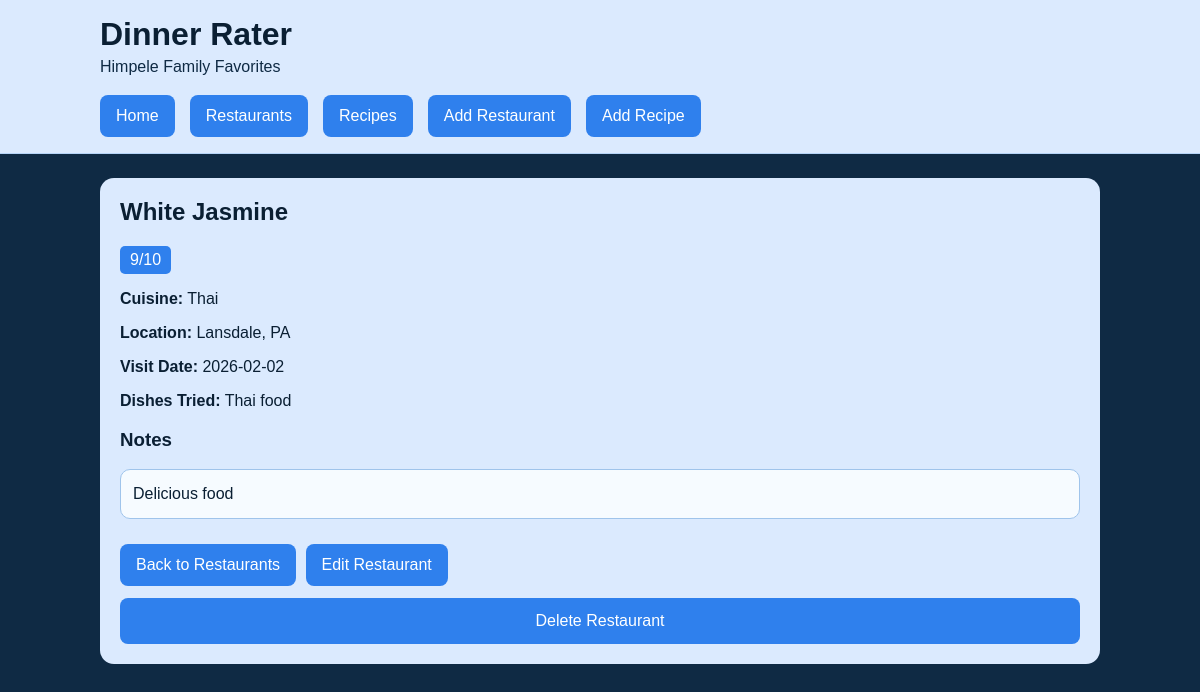
Page /restaurant/1 on the earlier database version.
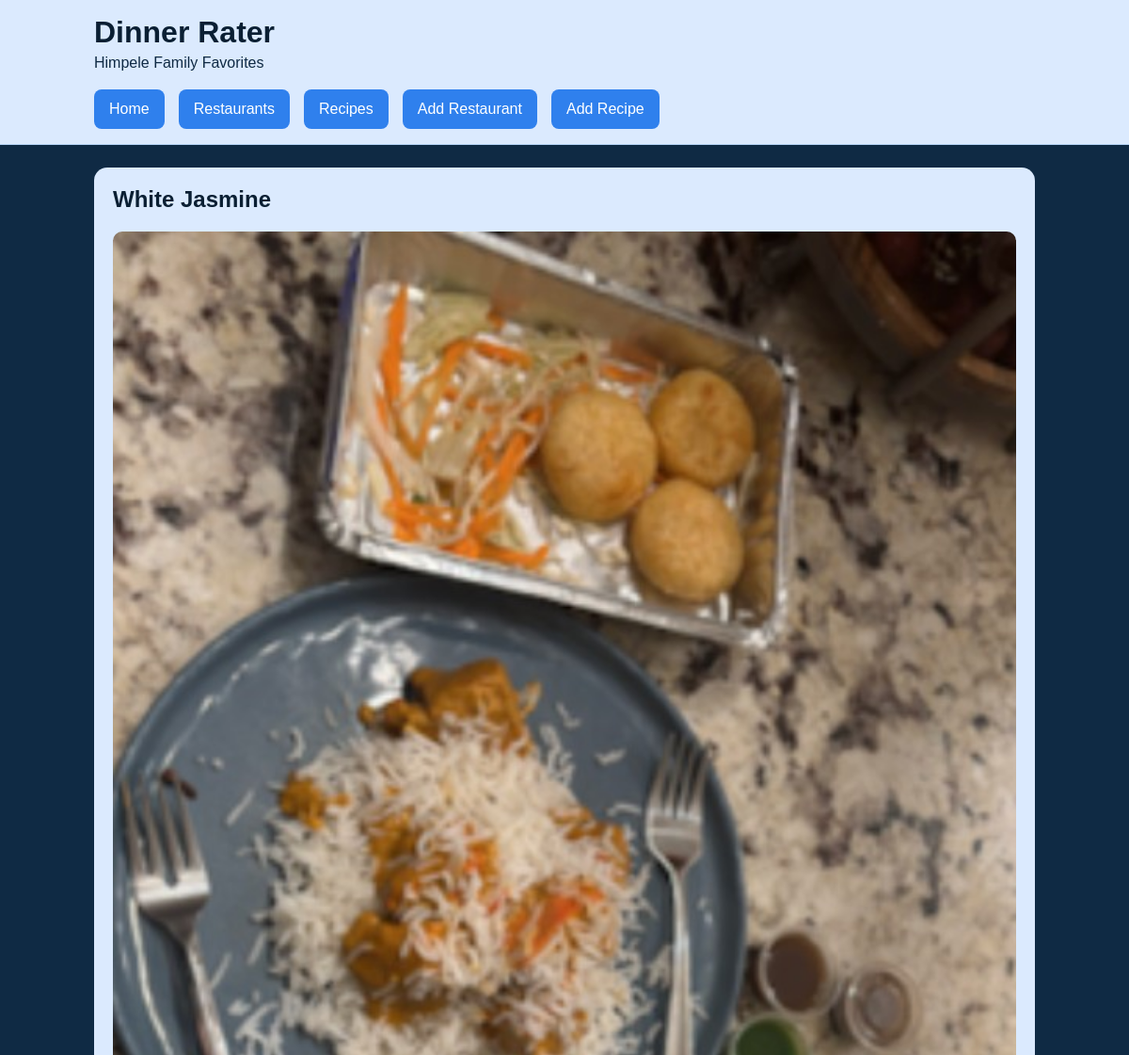
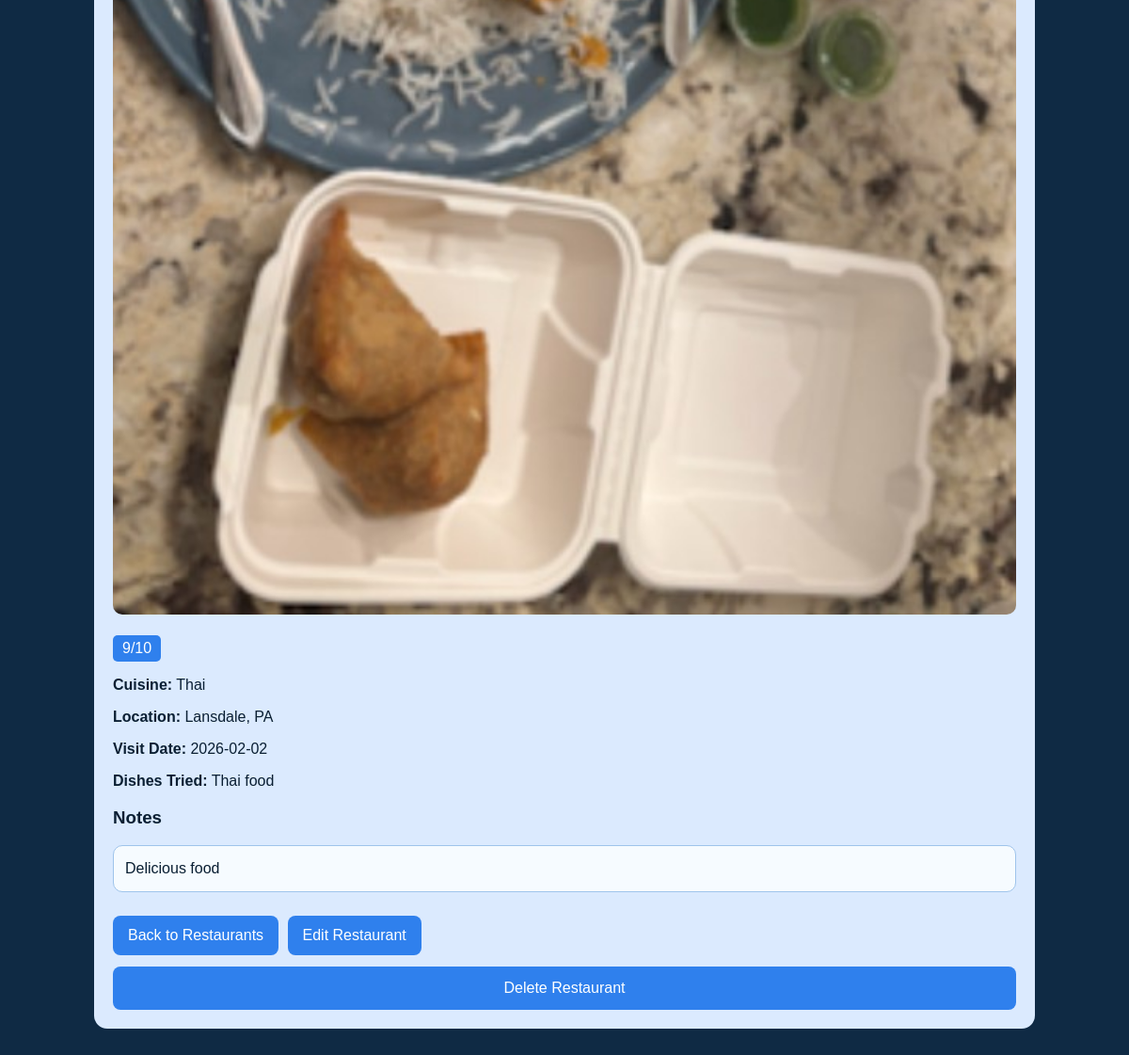
Same page on the later database version (2 pictures, top to bottom).
### tables this page shows
CREATE TABLE restaurants (
            id INTEGER PRIMARY KEY AUTOINCREMENT,
            name TEXT NOT NULL,
            category TEXT NOT NULL,
            description TEXT,
            rating INTEGER NOT NULL,
            image_filename TEXT
        , dishes_tried TEXT, city TEXT, state TEXT, latitude REAL, longitude REAL, attendees TEXT, visit_date TEXT);

### app.py (the view)
@app.route("/restaurant/<int:id>")
def restaurant_detail(id):
    conn = get_db_connection()
    restaurant = conn.execute(
        "SELECT * FROM restaurants WHERE id = ?",
        (id,)
    ).fetchone()
    conn.close()
    return render_template("restaurant_detail.html", restaurant=restaurant)

### app.py (called while the page is built)
def get_db_connection():
    conn = sqlite3.connect(DATABASE)
    conn.row_factory = sqlite3.Row
    return conn

### templates/restaurant_detail.html (shortened to what this page needs)
{% extends "base.html" %}
{% block content %}
<section class="content-section">
    <div class="detail-card">
        {% if restaurant %}
            <h2>{{ restaurant.name }}</h2>
            {% if restaurant.image_filename %}
                <div style="margin: 18px 0;">
                    <img
                        src="{{ url_for('static', filename='uploads/' + restaurant.image_filename) }}"
                        alt="{{ restaurant.name }}"
                        class="detail-image"
                    >
                </div>
            {% endif %}
            {% if restaurant.rating is not none %}
                <p><span class="rating-badge">{{ restaurant.rating }}/10</span></p>
            {% endif %}
            {% if restaurant.category %}
                <p><strong>Cuisine:</strong> {{ restaurant.category }}</p>
            {% endif %}
            {% if restaurant.city or restaurant.state %}
                <p>
                    <strong>Location:</strong>
                    {{ restaurant.city }}{% if restaurant.city and restaurant.state %}, {% endif %}{{ restaurant.state }}
                </p>
            {% endif %}
            {% if restaurant.visit_date %}
                <p><strong>Visit Date:</strong> {{ restaurant.visit_date }}</p>
            {% endif %}
            {% if restaurant.dishes_tried %}
                <p><strong>Dishes Tried:</strong> {{ restaurant.dishes_tried }}</p>
            {% endif %}
            {% if restaurant.description %}
                <div style="margin-top: 18px;">
                    <h3>Notes</h3>
                    <div class="restaurant-notes-box">{{ restaurant.description }}</div>
                </div>
            {% endif %}
            <div style="margin-top: 20px;">
                <a class="button" href="{{ url_for('restaurants_list') }}">Back to Restaurants</a>
                <a class="button" href="{{ url_for('edit_restaurant', id=restaurant.id) }}">Edit Restaurant</a>
            </div>
            <form method="POST" action="{{ url_for('delete_restaurant', id=restaurant.id) }}" style="margin-top: 12px;">
                <button type="submit" onclick="return confirm('Delete this restaurant?');">Delete Restaurant</button>
            </form>
        {% else %}
            <div class="empty-state">
                Restaurant not found.
            </div>
        {% endif %}
    </div>
</section>
{% endblock %}

### templates/base.html (shortened to what this page needs)
<!DOCTYPE html>
<html lang="en">
<head>
    <link rel="stylesheet" href="{{ url_for('static', filename='style.css') }}">
</head>
<body>
    <header class="site-header">
        <div class="header-inner">
            <h1><a href="{{ url_for('index') }}">Dinner Rater</a></h1>
            <p class="site-subtitle">Himpele Family Favorites</p>
            <div class="header-nav-row">
                <nav class="desktop-nav">
                    <a class="button" href="{{ url_for('index') }}">Home</a>
                    <a class="button" href="{{ url_for('restaurants_list') }}">Restaurants</a>
                    <a class="button" href="{{ url_for('recipes_list') }}">Recipes</a>
                    <a class="button" href="{{ url_for('add_restaurant') }}">Add Restaurant</a>
                    <a class="button" href="{{ url_for('add_recipe') }}">Add Recipe</a>
                </nav>
            </div>
        </div>
    </header>
    <main class="page-wrap">
        {% block content %}{% endblock %}
    </main>
</body>
</html>

### static/style.css (style rules this page uses)
body { margin: 0; font-family: Arial, sans-serif; background-color: #0f2a44; color: white; }
.site-header { background: #dbeafe; padding: 16px 20px; border-bottom: 1px solid #b6d4f7; }
.header-inner { max-width: 1000px; margin: 0 auto; }
.header-inner h1 { margin: 0; }
.header-inner h1 a { color: #0a1f33; text-decoration: none; }
.header-inner p { margin: 5px 0 0 0; color: #0f2a44; }
.page-wrap { max-width: 1000px; margin: 20px auto; padding: 0 15px 30px 15px; }
.button { display: inline-block; background: #2f80ed; color: white; padding: 12px 16px; margin: 5px 5px 0 0; border-radius: 8px; text-decoration: none; box-sizing: border-box; }
button { background: #2f80ed; color: white; padding: 14px 16px; border: none; border-radius: 8px; cursor: pointer; width: 100%; font-size: 16px; box-sizing: border-box; }
.content-section { margin-top: 24px; }
.rating-badge { background: #2f80ed; color: white; padding: 5px 10px; border-radius: 5px; display: inline-block; }
.detail-image { width: 100%; border-radius: 10px; }
.form-card, .detail-card { background: #dbeafe; color: #0a1f33; padding: 20px; border-radius: 14px; }
.form-card h2, .detail-card h2 { margin-top: 0; }
form { margin-top: 10px; }
.restaurant-notes-box, .recipe-preview, .recipe-text-box { background: #f6fbff; border: 1px solid #9fc4eb; border-radius: 10px; padding: 12px; color: #0a1f33; white-space: pre-wrap; line-height: 1.5; margin-top: 8px; }
.site-subtitle { margin: 5px 0 0 0; color: #0f2a44; }

### templates/base.html (style rules this page uses)
.site-subtitle { margin: 5px 0 0 0; color: #0f2a44; }
.header-nav-row { margin-top: 14px; }
.desktop-nav { display: flex; flex-wrap: wrap; gap: 10px; }

Differences in the rows shown:
changed restaurants "White Jasmine": image_filename empty → "thai.jpg" (drawn); image_filename: picture added
